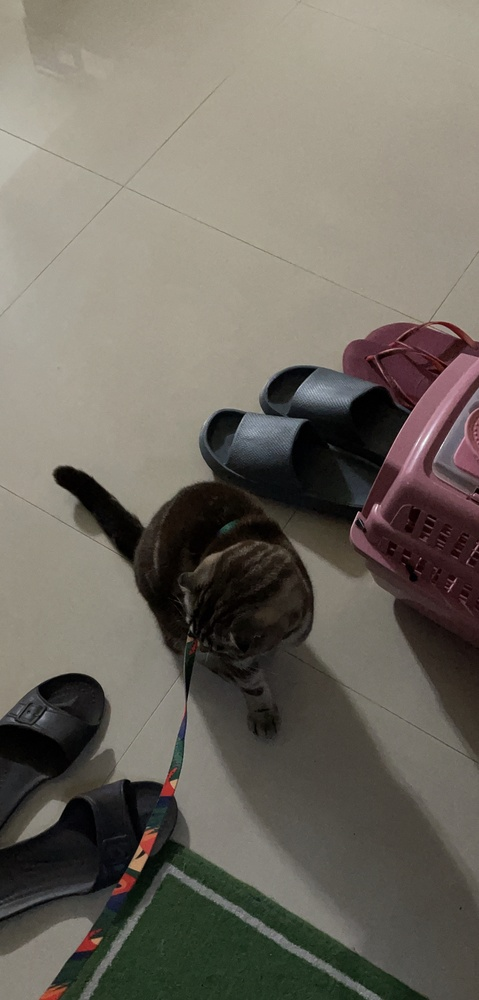
#> input picture white balance/dataset/cat inside.jpg, 479 x 1000 px, shrunk from 1170 x 2445 before the run, found by its file name
$ python gray-world.py
#> lines starting #> are read from the running program, lines starting #| are printed output that depends on the picture
#使用gray-world方法實現白平衡
#Gray-World核心概念為:任意一圖像，當它有足夠的色彩變化，則它的RGB分量的均值會趨於相等。
#引入套件
from PIL import Image
import numpy as np
import cv2

#指示欲處理圖片的相對路徑
image_path=r'./cat inside.jpg'
original_image=Image.open(image_path)
#> original_image is the input picture: PIL image 479x1000 RGB; mean R, G, B 112.1, 106.7, 97.1

#將欲處理圖片的資訊儲存成array形式
image=np.array(original_image)

#分離RGB通道
#依其在三維空間中的數據，依序取出相對應維度的所有數據
R=image[:,:,0] #第一維
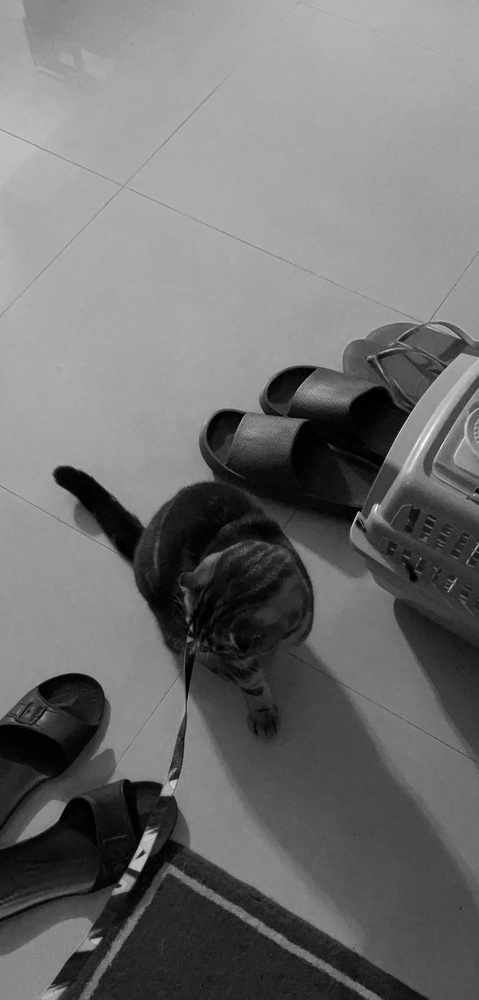
#> R: shape (1000, 479); min 0, max 255, mean 112.1
G=image[:,:,1] #第二維
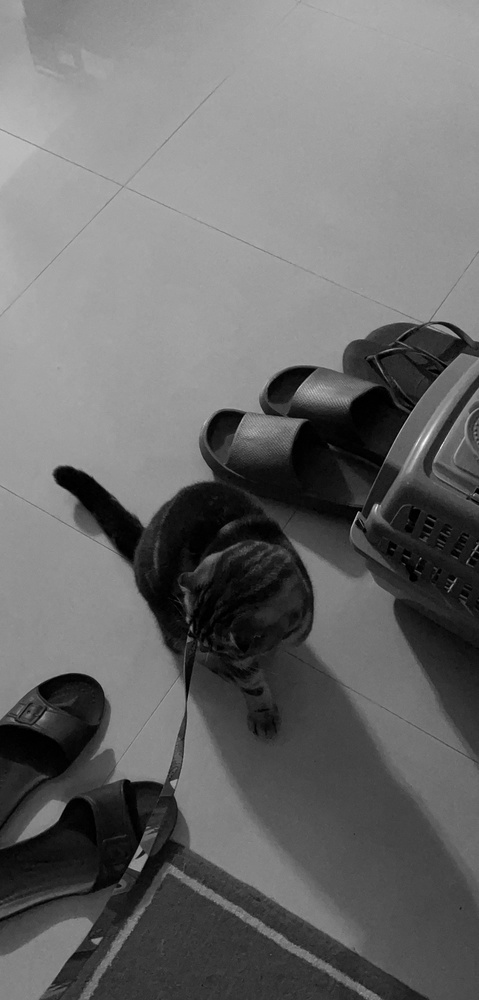
#> G: shape (1000, 479); min 0, max 253, mean 106.7
B=image[:,:,2] #第三維

#計算三通道的平均值
R_Average=np.mean(R)
#> R_Average = 112.1
G_Average=np.mean(G)
#> G_Average = 106.7
B_Average=np.mean(B)
#> B_Average = 97.15
#計算灰世界偏移因子
K=(R_Average+G_Average+B_Average)/3
#> K = 105.3

#計算三個通道的增益係數
Gain_R=K/R_Average
#> Gain_R = 0.939
Gain_G=K/G_Average
#> Gain_G = 0.987
Gain_B=K/B_Average
#> Gain_B = 1.08

#根據Von Kries對角模型對於圖像中的每個像素的值，計算其調整後的RGB值
R_wb=R*Gain_R
G_wb=G*Gain_G
B_wb=B*Gain_B

# 合併調整後的通道
wb_image=np.stack([R_wb,G_wb,B_wb],axis=2)
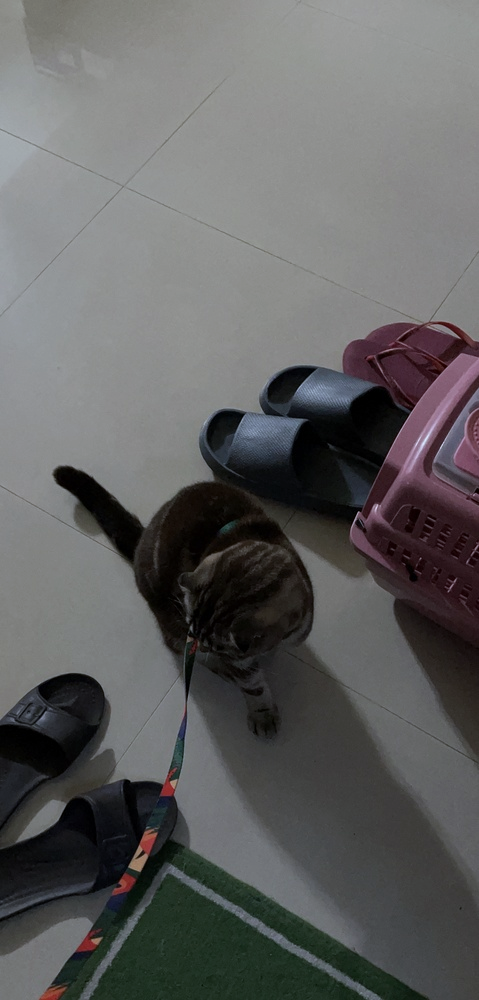
#> wb_image: shape (1000, 479, 3) float64; mean R, G, B 105.3, 105.3, 105.3; drawn with min black and max white
#將wb_image變數以最大值255~最小值0執行clip
#這麼做的原因為確保計算中有溢值的情況發生
#並存成Unsigned Integer的格式
wb_image=np.clip(wb_image,0,255).astype(np.uint8)

# 將調整後的圖片轉換為PIL Image
wb_image=Image.fromarray(wb_image)

#儲存結果圖並顯示
wb_image.save(r'./cat inside result with Gray-World.jpg')

$ run again, with white balance/dataset/evening view.jpg copied over white balance/dataset/cat inside.jpg
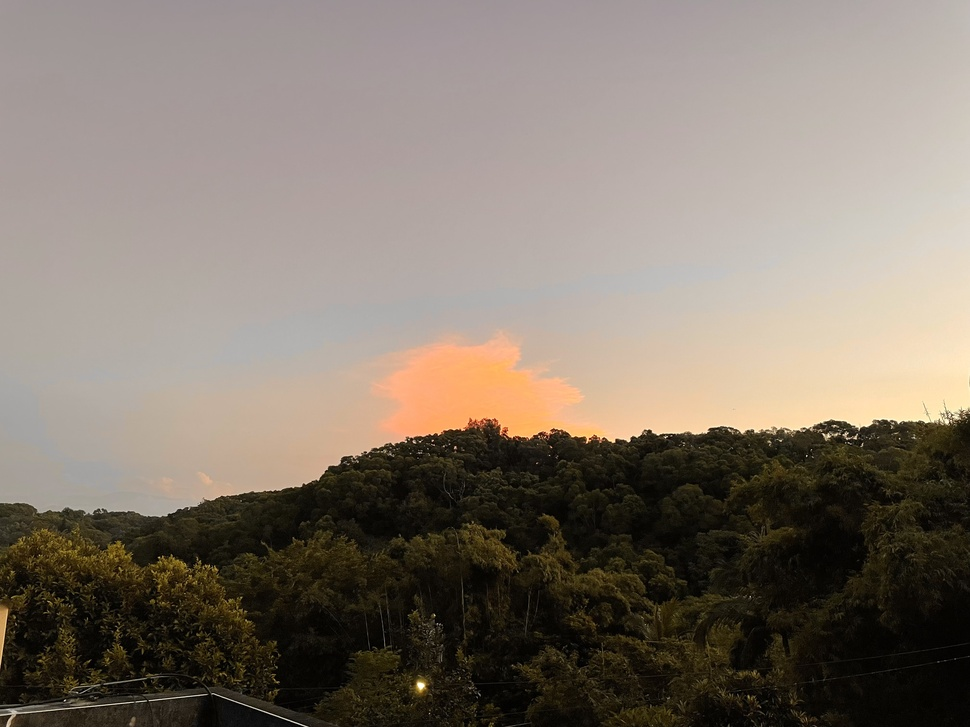
#> input picture white balance/dataset/evening view.jpg, 970 x 727 px, shrunk from 4032 x 3024 before the run, found by its file name
#> original_image is the input picture: PIL image 970x727 RGB; mean R, G, B 130.1, 119.5, 108.6
#> `B=image[:,:,2]`:
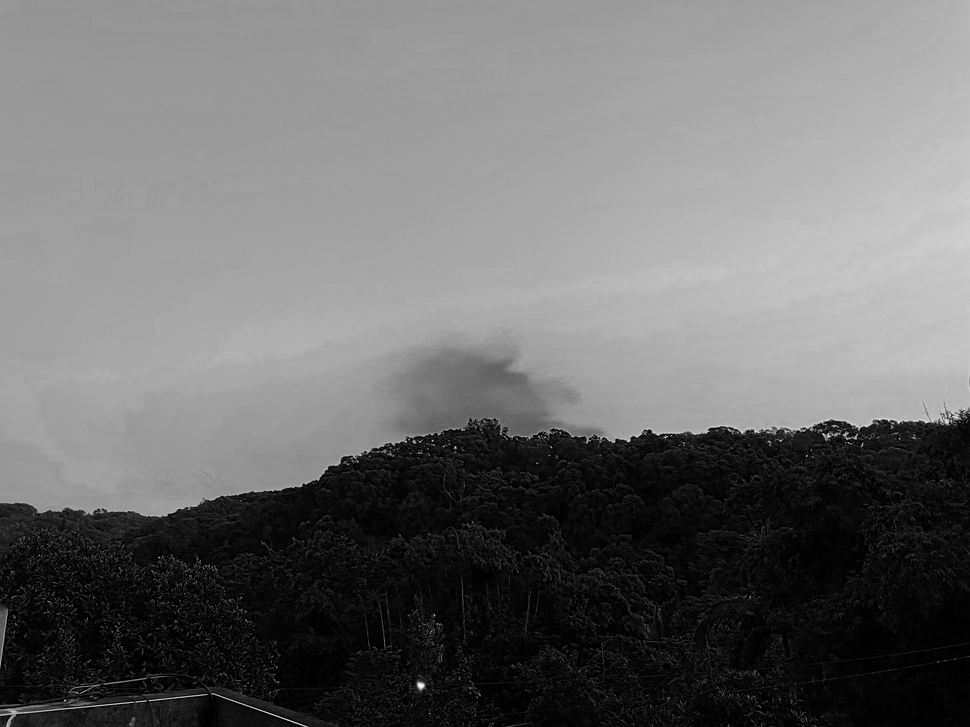
#> B: shape (727, 970); min 0, max 250, mean 108.6
#> R_Average = 130.1
#> G_Average = 119.5
#> B_Average = 108.6
#> K = 119.4
#> Gain_R = 0.917
#> Gain_G = 0.999
#> Gain_B = 1.1
#> `wb_image=np.stack([R_wb,G_wb,B_wb],axis=2)`:
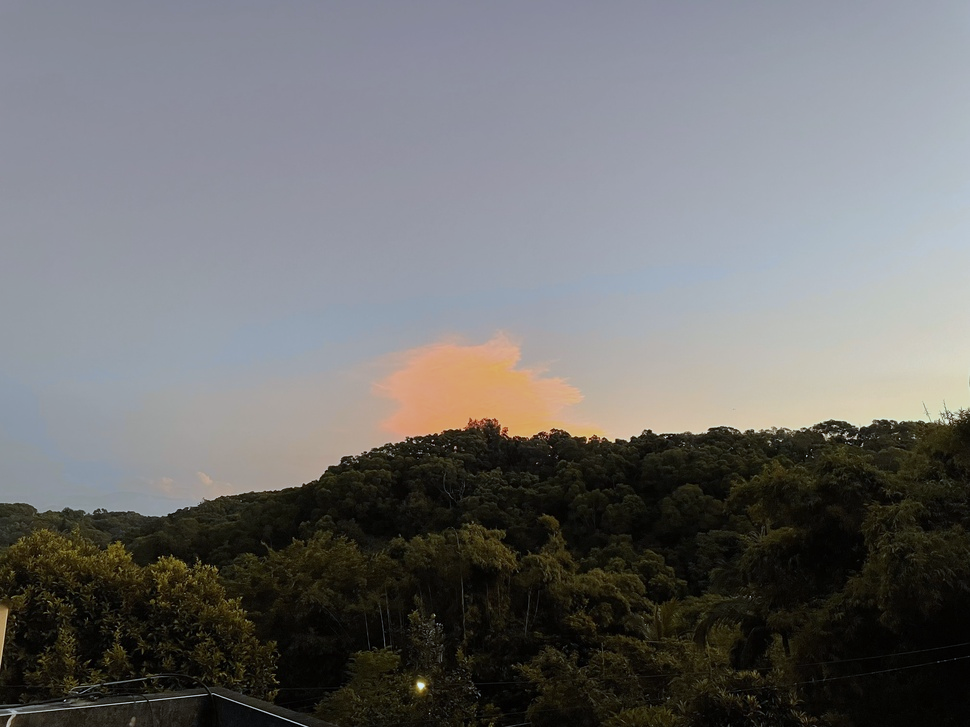
#> wb_image: shape (727, 970, 3) float64; mean R, G, B 119.4, 119.4, 119.4; drawn with min black and max white

$ run again, with white balance/dataset/night view.jpg copied over white balance/dataset/cat inside.jpg
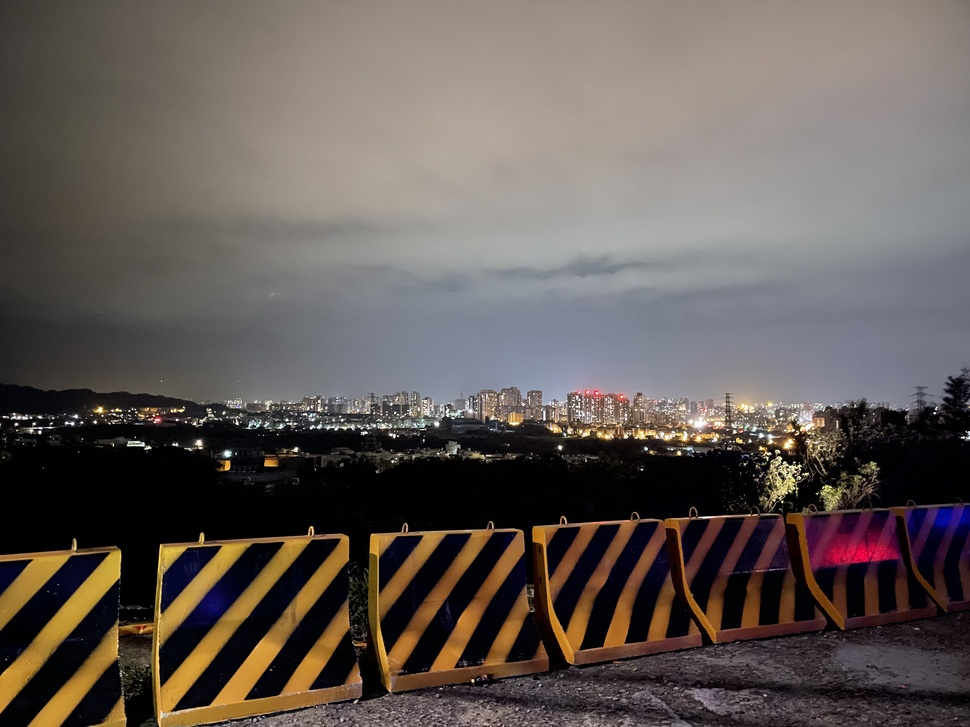
#> input picture white balance/dataset/night view.jpg, 970 x 727 px, shrunk from 4032 x 3024 before the run, found by its file name
#> original_image is the input picture: PIL image 970x727 RGB; mean R, G, B 98.7, 90.1, 85.6
#> `B=image[:,:,2]`:
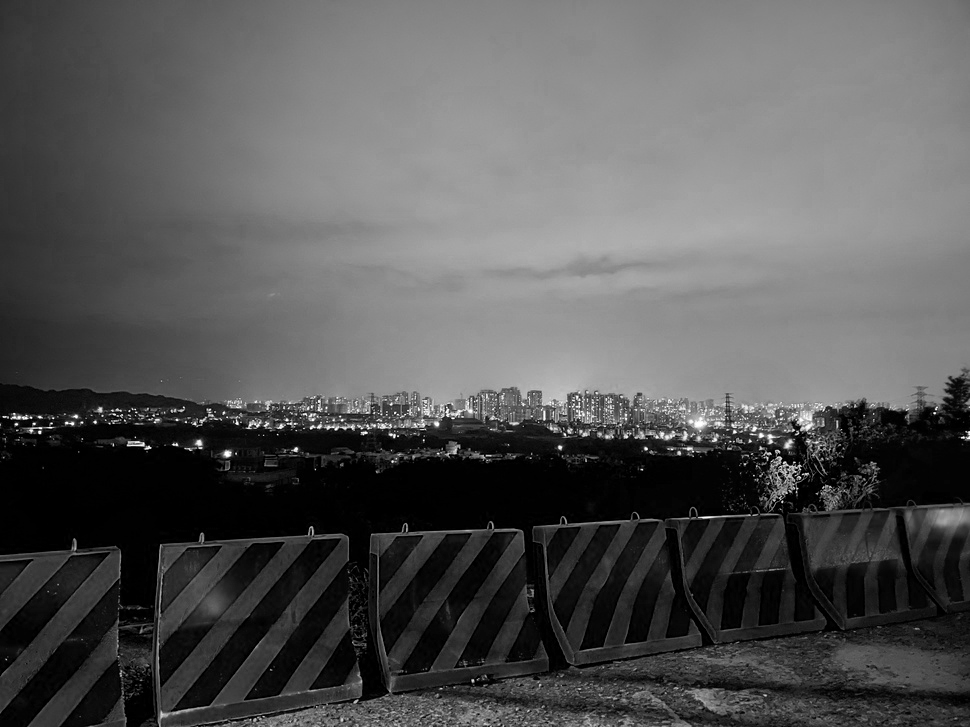
#> B: shape (727, 970); min 0, max 255, mean 85.6
#> R_Average = 98.72
#> G_Average = 90.1
#> B_Average = 85.55
#> K = 91.46
#> Gain_R = 0.926
#> Gain_G = 1.02
#> Gain_B = 1.07
#> `wb_image=np.stack([R_wb,G_wb,B_wb],axis=2)`:
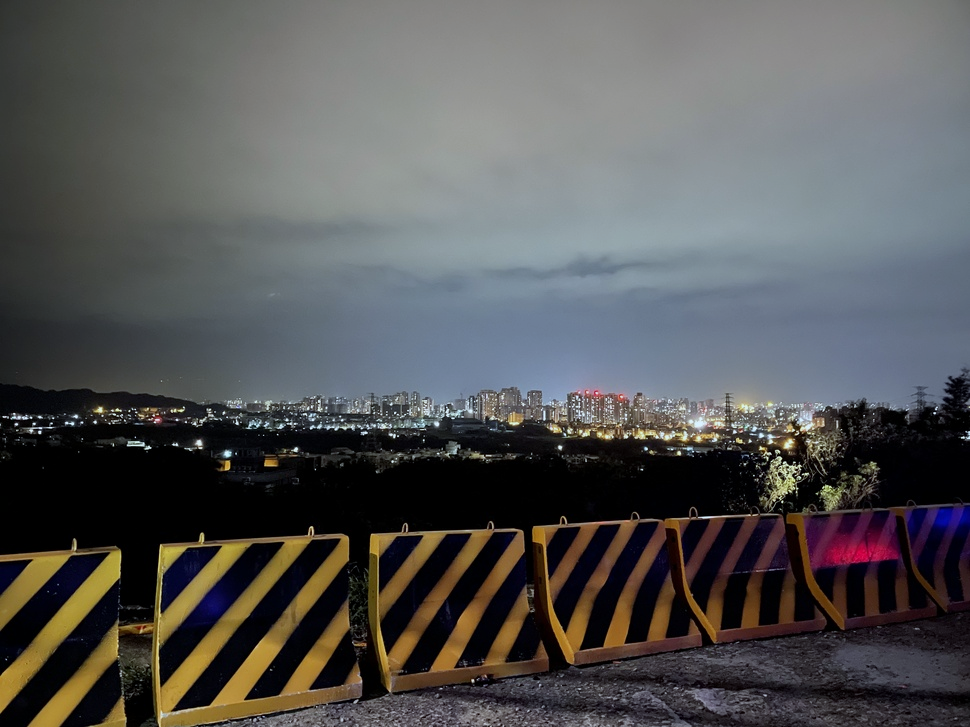
#> wb_image: shape (727, 970, 3) float64; mean R, G, B 91.5, 91.5, 91.5; drawn with min black and max white
